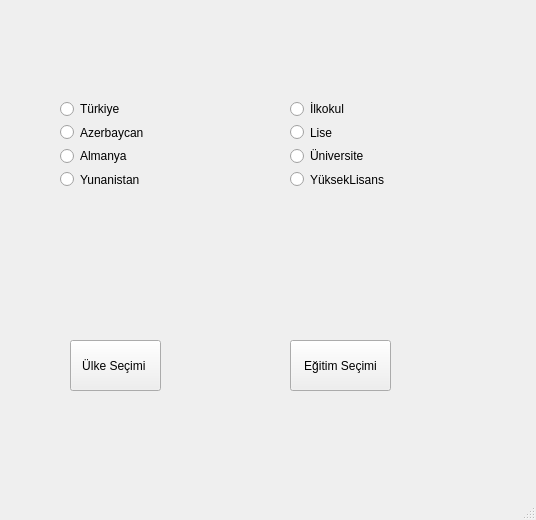
<?xml version="1.0" encoding="UTF-8"?>
<ui version="4.0">
 <class>MainWindow</class>
 <widget class="QMainWindow" name="MainWindow">
  <property name="geometry">
   <rect>
    <x>0</x>
    <y>0</y>
    <width>536</width>
    <height>520</height>
   </rect>
  </property>
  <property name="windowTitle">
   <string>MainWindow</string>
  </property>
  <widget class="QWidget" name="centralwidget">
   <widget class="QWidget" name="gridLayoutWidget">
    <property name="geometry">
     <rect>
      <x>60</x>
      <y>100</y>
      <width>160</width>
      <height>88</height>
     </rect>
    </property>
    <layout class="QGridLayout" name="gridLayout">
     <item row="0" column="0">
      <widget class="QRadioButton" name="radioButton">
       <property name="text">
        <string>Türkiye</string>
       </property>
      </widget>
     </item>
     <item row="2" column="0">
      <widget class="QRadioButton" name="radioButton_3">
       <property name="text">
        <string>Almanya</string>
       </property>
      </widget>
     </item>
     <item row="1" column="0">
      <widget class="QRadioButton" name="radioButton_2">
       <property name="text">
        <string>Azerbaycan</string>
       </property>
      </widget>
     </item>
     <item row="3" column="0">
      <widget class="QRadioButton" name="radioButton_4">
       <property name="text">
        <string>Yunanistan</string>
       </property>
      </widget>
     </item>
    </layout>
   </widget>
   <widget class="QWidget" name="gridLayoutWidget_2">
    <property name="geometry">
     <rect>
      <x>290</x>
      <y>100</y>
      <width>160</width>
      <height>88</height>
     </rect>
    </property>
    <layout class="QGridLayout" name="gridLayout_2">
     <item row="1" column="0">
      <widget class="QRadioButton" name="radioButton_6">
       <property name="text">
        <string>Lise</string>
       </property>
      </widget>
     </item>
     <item row="0" column="0">
      <widget class="QRadioButton" name="radioButton_5">
       <property name="text">
        <string>İlkokul</string>
       </property>
      </widget>
     </item>
     <item row="2" column="0">
      <widget class="QRadioButton" name="radioButton_7">
       <property name="text">
        <string>Üniversite</string>
       </property>
      </widget>
     </item>
     <item row="3" column="0">
      <widget class="QRadioButton" name="radioButton_8">
       <property name="text">
        <string>YüksekLisans</string>
       </property>
      </widget>
     </item>
    </layout>
   </widget>
   <widget class="QLabel" name="lblUlke">
    <property name="geometry">
     <rect>
      <x>70</x>
      <y>230</y>
      <width>47</width>
      <height>13</height>
     </rect>
    </property>
    <property name="text">
     <string/>
    </property>
   </widget>
   <widget class="QLabel" name="lblEgitim">
    <property name="geometry">
     <rect>
      <x>290</x>
      <y>220</y>
      <width>47</width>
      <height>13</height>
     </rect>
    </property>
    <property name="text">
     <string/>
    </property>
   </widget>
   <widget class="QPushButton" name="pushButton">
    <property name="geometry">
     <rect>
      <x>70</x>
      <y>340</y>
      <width>91</width>
      <height>51</height>
     </rect>
    </property>
    <property name="text">
     <string>Ülke Seçimi </string>
    </property>
   </widget>
   <widget class="QPushButton" name="pushButton_2">
    <property name="geometry">
     <rect>
      <x>290</x>
      <y>340</y>
      <width>101</width>
      <height>51</height>
     </rect>
    </property>
    <property name="text">
     <string>Eğitim Seçimi</string>
    </property>
   </widget>
  </widget>
  <widget class="QMenuBar" name="menubar">
   <property name="geometry">
    <rect>
     <x>0</x>
     <y>0</y>
     <width>536</width>
     <height>21</height>
    </rect>
   </property>
  </widget>
  <widget class="QStatusBar" name="statusbar"/>
 </widget>
 <resources/>
 <connections/>
</ui>
